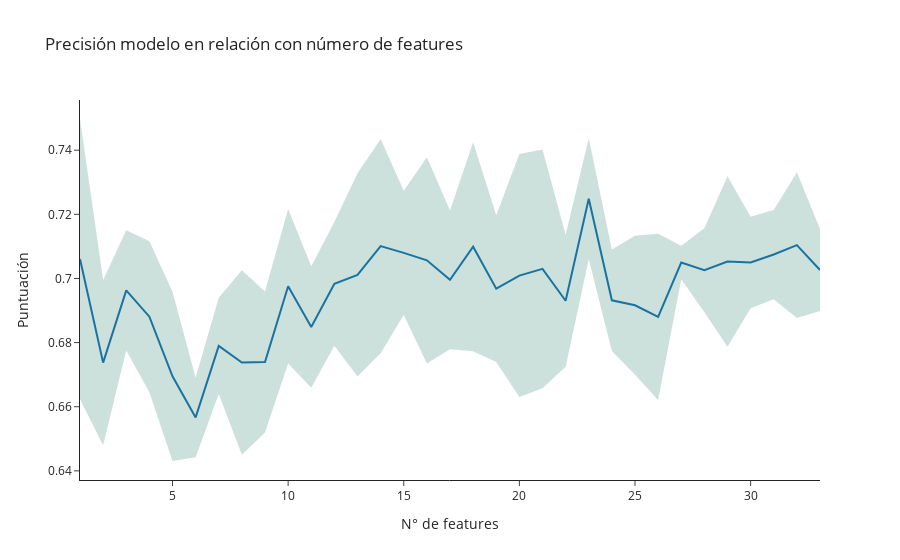

Write notebook code for a chart like this one.
### Markdown cell above
### Tarea 3

### Code cell
columns_df = ft_importance['feature'].values

# Se crea una lista para almacenar las precisiones obtenidas
precisions = []

# Se itera sobre las características y se evalúa el modelo con esto
for i in range(1, len(columns_df) + 1):
    # Hasta i características
    selected_ft = columns_df[:i]
    scores = cross_val_score(
        pycaret_start,
        X_train[selected_ft],
        y_train,
        cv=5,
        scoring='precision_macro',
        error_score='raise'
    )
    # Se añade la puntuación de precisión en la lista creada
    precisions.append(scores)

# Se calcula la variación con la función auxiliar de arriba
x = [i for i in range(1, len(columns_df) + 1)]
y = np.array(precisions).mean(axis=1)
var = np.array(precisions).std(axis=1)

# Plotteamos
plotting(x, y, var)

### Figure 1 — Plotly figure (JSON) as saved in the notebook; plotly's stock layout.template omitted (floating-point values rounded to 4 significant figures)
{"data": [{"mode": "lines", "name": "Linea principal", "type": "scatter", "x": [1, 2, 3, 4, 5, 6, 7, 8, 9, 10, 11, 12, 13, 14, 15, 16, 17, 18, 19, 20, 21, 22, 23, 24, 25, 26, 27, 28, 29, 30, 31, 32, 33], "y": [0.706, 0.6737, 0.6963, 0.6881, 0.6695, 0.6567, 0.6789, 0.6738, 0.674, 0.6976, 0.6849, 0.6983, 0.7011, 0.7101, 0.708, 0.7057, 0.6996, 0.7099, 0.6968, 0.7009, 0.703, 0.693, 0.7249, 0.6932, 0.6916, 0.688, 0.705, 0.7026, 0.7053, 0.705, 0.7075, 0.7104, 0.7026]}, {"fill": "toself", "fillcolor": "rgba(0,100,80,0.2)", "line": {"color": "rgba(255,255,255,0)"}, "name": "Variation", "type": "scatter", "x": [1, 2, 3, 4, 5, 6, 7, 8, 9, 10, 11, 12, 13, 14, 15, 16, 17, 18, 19, 20, 21, 22, 23, 24, 25, 26, 27, 28, 29, 30, 31, 32, 33, 33, 32, 31, 30, 29, 28, 27, 26, 25, 24, 23, 22, 21, 20, 19, 18, 17, 16, 15, 14, 13, 12, 11, 10, 9, 8, 7, 6, 5, 4, 3, 2, 1], "y": [0.6624, 0.648, 0.6775, 0.6645, 0.6431, 0.6443, 0.6639, 0.6451, 0.652, 0.6735, 0.6659, 0.679, 0.6694, 0.6767, 0.6886, 0.6735, 0.6779, 0.6773, 0.6739, 0.663, 0.6658, 0.6725, 0.706, 0.6774, 0.6699, 0.6621, 0.6997, 0.6895, 0.6787, 0.6907, 0.6935, 0.6876, 0.6898, 0.7154, 0.7331, 0.7214, 0.7193, 0.7318, 0.7156, 0.7102, 0.7139, 0.7134, 0.709, 0.7437, 0.7136, 0.7402, 0.7388, 0.7197, 0.7425, 0.7212, 0.7378, 0.7273, 0.7435, 0.7328, 0.7176, 0.7038, 0.7217, 0.6959, 0.7025, 0.694, 0.6691, 0.6959, 0.7116, 0.7151, 0.6995, 0.7497]}], "layout": {"showlegend": false, "title": {"text": "Precisión modelo en relación con número de features"}, "xaxis": {"title": {"text": "N° de features"}}, "yaxis": {"title": {"text": "Puntuación"}}}}
